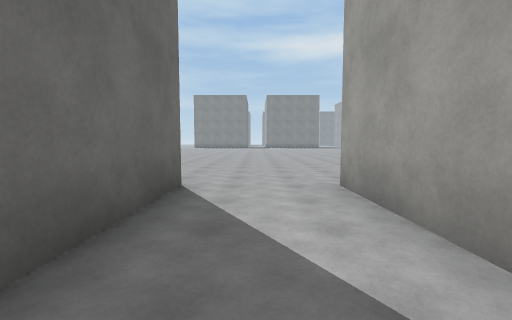
view 1 (above)

24 first-person views from a walk through a Unity game level. The camera is 1.4 m above the floor, tilts 4° down and sees 90° across. The floor is counted in squares, 2 m on a side. Each view is taken from the middle of a square. On the plan, view 1 faces up. The plan holds only what a view shows up to about 9 squares ahead; the rest is blank. The place goes on beyond the plan. Some animated figures are not drawn. Surface patterns are stand-ins for the level's own textures.

view 2
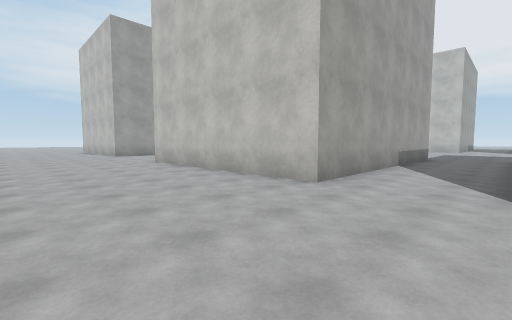

view 3
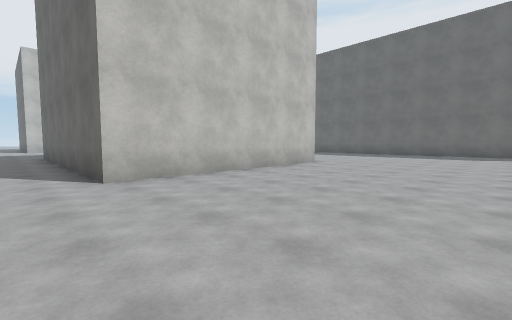

view 4
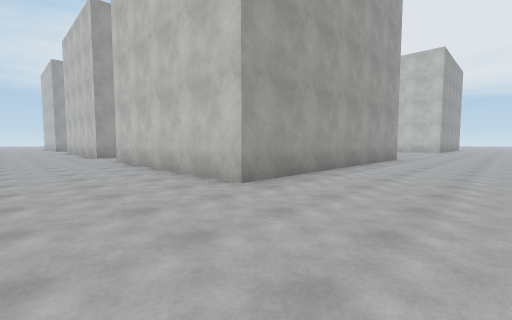

view 5
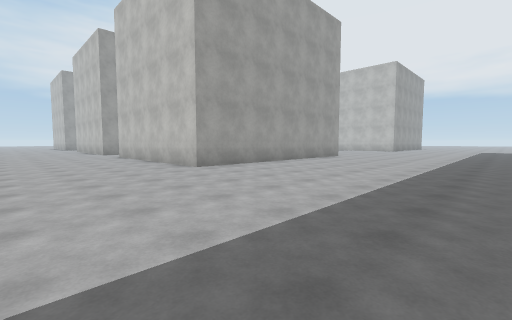

view 6
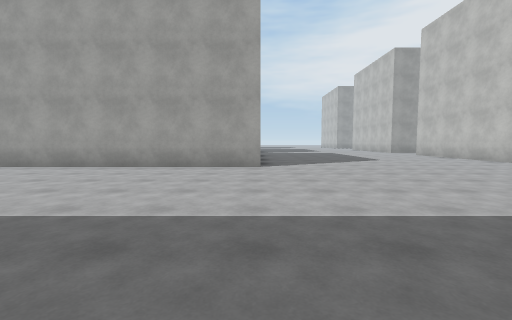

view 7
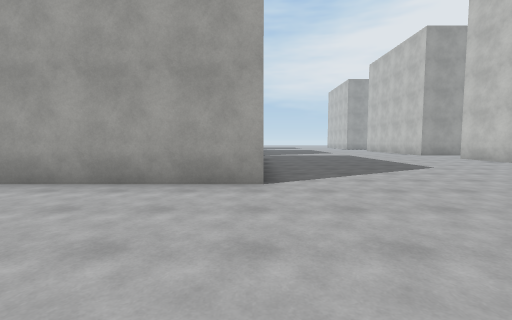

view 8
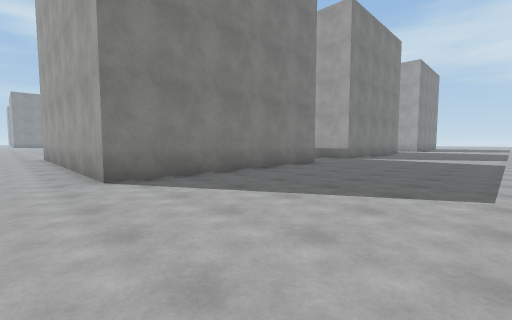

view 9
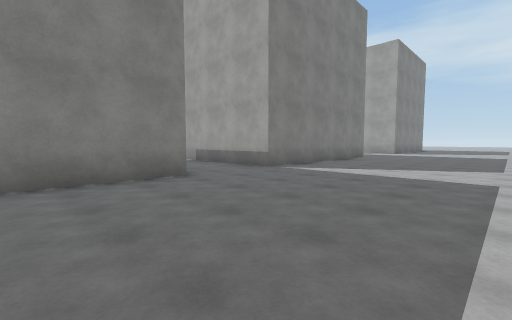

view 10
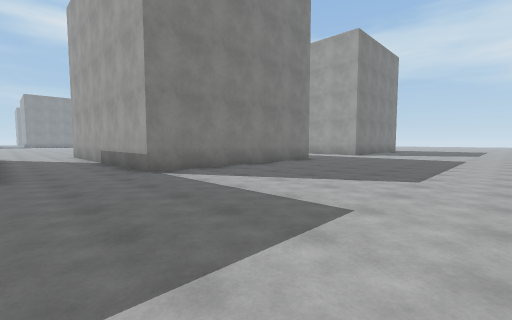

view 11
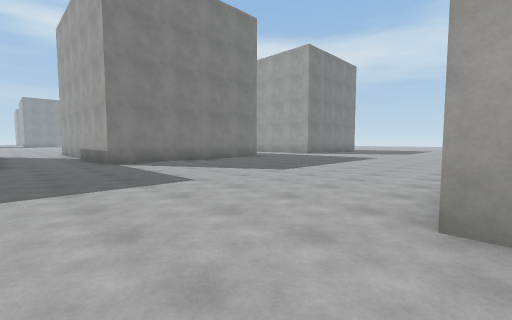

view 12
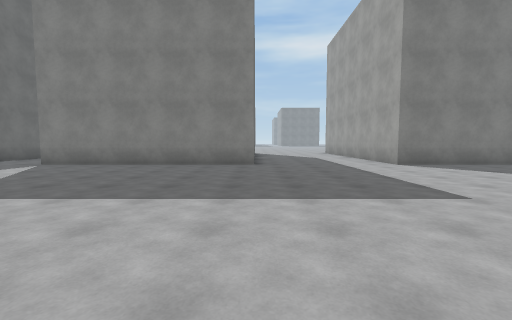

view 13
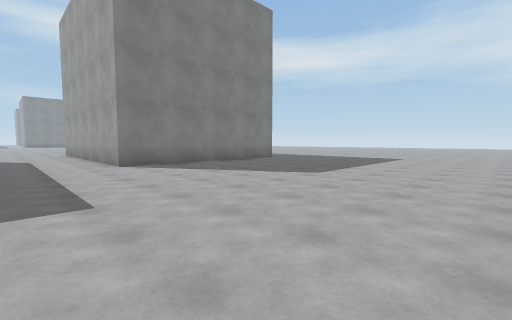

view 14
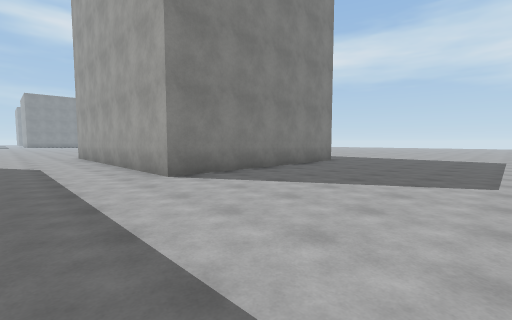

view 15
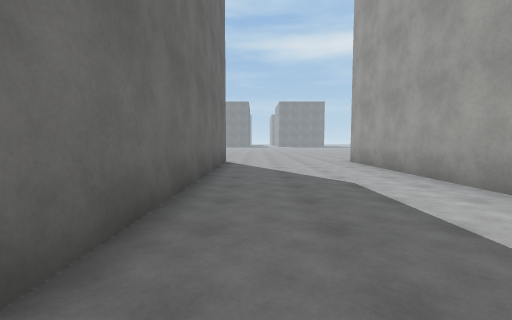

view 16
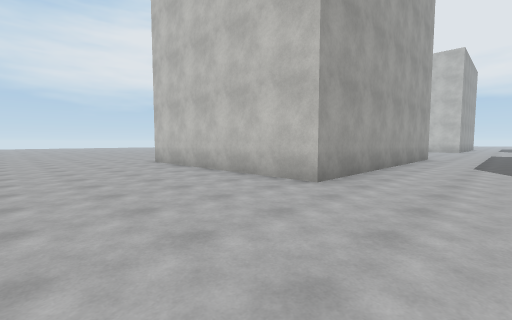

view 17
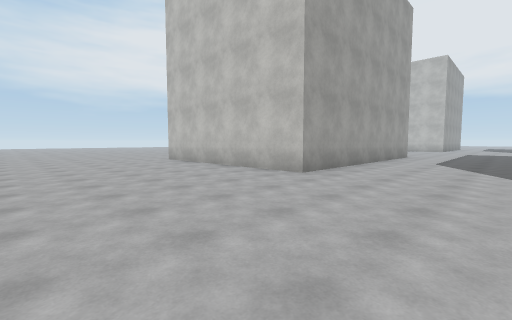

view 18
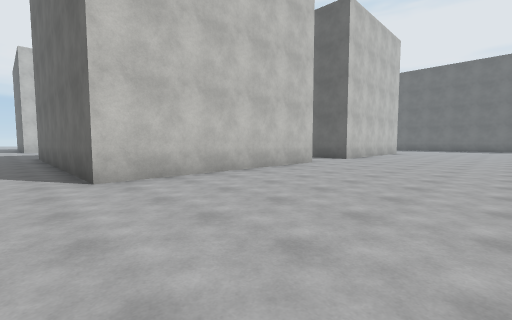

view 19
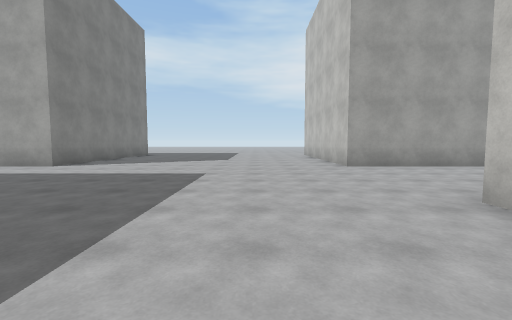

view 20
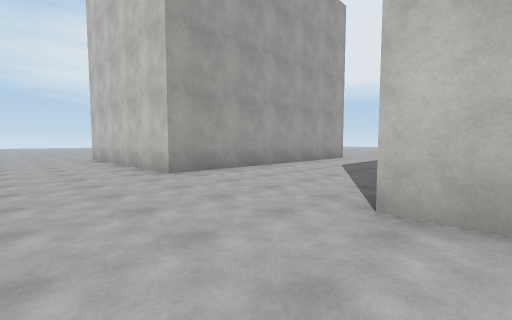

view 21
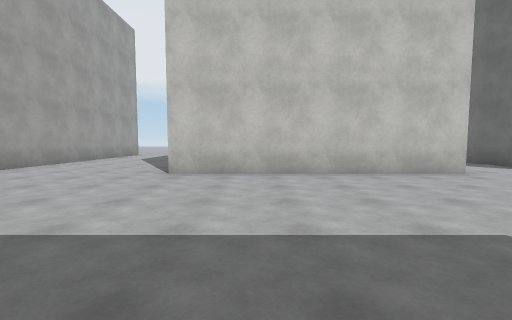

view 22
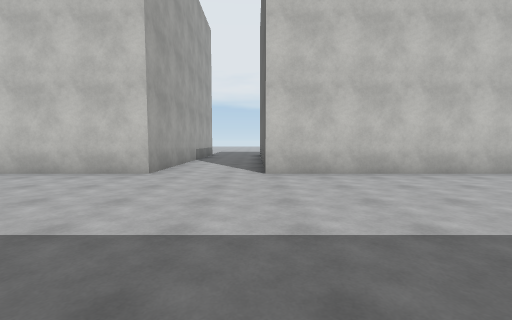

view 23
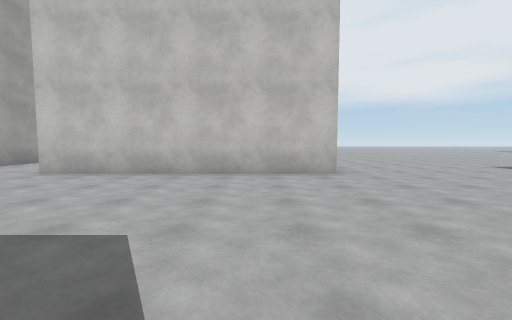

view 24
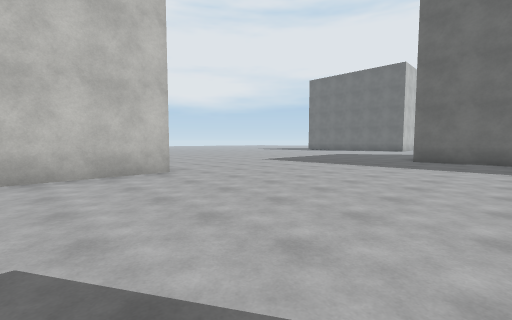

### Floor plan
Points are (right, up) in squares from view 1. A wall is a line through its corners. A room is listed if a view was taken in it or the views show most of it. See-through windows are left out.
Room 1 (views 1, 2, 3, 4, 5, 6, 7, 8, 9, 10, 11, 12, 13, 14, 15, 16, 17, 18, 19, 20, 21, 22, 23, 24)
walls: (-1.1, -4.1) (-7.8, -4.1) (-7.8, 4.1) (-1.2, 4.1) (-1.2, -2.6); (1.4, -4.1) (1.4, 4.1) (7.9, 4.1) (7.9, -4.1) (1.4, -4.1); (-7.9, -12.6) (-1.2, -12.6) (-1.2, -15.9); (1.4, -16) (1.4, -12.6) (8, -12.6); (-15.4, -7) (-15.4, -9.5); (18, -4.1) (12.4, -4.1) (12.4, 4.1) (19, 4.1); (12.4, -17.4) (12.4, -12.6) (17.1, -12.6)

Positions as (right, up) in squares from view 1, and headings:
1: (0, 0), facing up
2: (-1, 8), facing down-right
3: (0, 9), facing down-left
4: (-11, 7), facing down-right
5: (-14, 8), facing down-right
6: (-15, -4), facing right
7: (-12, -4), facing right
8: (-9, -9), facing up-right
9: (-4, -9), facing up-right
10: (-1, -10), facing up-right
11: (-1, -13), facing up-right
12: (8, -12), facing up
13: (10, -12), facing up-right
14: (10, -9), facing up-right
15: (9, -5), facing up
16: (10, 8), facing down-right
17: (9, 9), facing down-right
18: (9, 9), facing down-left
19: (5, -10), facing right
20: (7, -10), facing down-right
21: (6, -7), facing down
22: (-1, -7), facing down
23: (-6, -7), facing down
24: (-5, -7), facing down-left
